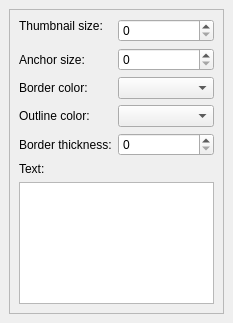
<?xml version="1.0" encoding="UTF-8"?>
<ui version="4.0">
 <class>BlendDock</class>
 <widget class="QDockWidget" name="BlendDock">
  <property name="geometry">
   <rect>
    <x>0</x>
    <y>0</y>
    <width>233</width>
    <height>323</height>
   </rect>
  </property>
  <property name="windowTitle">
   <string>Thumbnail Editor</string>
  </property>
  <widget class="QWidget" name="dockWidgetContents">
   <layout class="QHBoxLayout" name="horizontalLayout">
    <item>
     <widget class="QFrame" name="frame">
      <property name="sizePolicy">
       <sizepolicy hsizetype="Maximum" vsizetype="Preferred">
        <horstretch>0</horstretch>
        <verstretch>0</verstretch>
       </sizepolicy>
      </property>
      <property name="maximumSize">
       <size>
        <width>300</width>
        <height>16777215</height>
       </size>
      </property>
      <property name="frameShape">
       <enum>QFrame::StyledPanel</enum>
      </property>
      <property name="frameShadow">
       <enum>QFrame::Raised</enum>
      </property>
      <layout class="QFormLayout" name="formLayout">
       <property name="fieldGrowthPolicy">
        <enum>QFormLayout::AllNonFixedFieldsGrow</enum>
       </property>
       <item row="0" column="0">
        <widget class="QLabel" name="label_2">
         <property name="sizePolicy">
          <sizepolicy hsizetype="Preferred" vsizetype="Fixed">
           <horstretch>0</horstretch>
           <verstretch>0</verstretch>
          </sizepolicy>
         </property>
         <property name="text">
          <string>Thumbnail size:</string>
         </property>
         <property name="buddy">
          <cstring>thumbSize</cstring>
         </property>
        </widget>
       </item>
       <item row="0" column="1">
        <widget class="QSpinBox" name="thumbSize"/>
       </item>
       <item row="1" column="0">
        <widget class="QLabel" name="label_3">
         <property name="text">
          <string>Anchor size:</string>
         </property>
         <property name="buddy">
          <cstring>anchorSize</cstring>
         </property>
        </widget>
       </item>
       <item row="1" column="1">
        <widget class="QSpinBox" name="anchorSize"/>
       </item>
       <item row="2" column="0">
        <widget class="QLabel" name="label_4">
         <property name="text">
          <string>Border color:</string>
         </property>
         <property name="buddy">
          <cstring>color1</cstring>
         </property>
        </widget>
       </item>
       <item row="2" column="1">
        <widget class="ColorEditor" name="color1"/>
       </item>
       <item row="3" column="0">
        <widget class="QLabel" name="label_5">
         <property name="text">
          <string>Outline color:</string>
         </property>
         <property name="buddy">
          <cstring>color2</cstring>
         </property>
        </widget>
       </item>
       <item row="3" column="1">
        <widget class="ColorEditor" name="color2"/>
       </item>
       <item row="4" column="0">
        <widget class="QLabel" name="label_6">
         <property name="text">
          <string>Border thickness:</string>
         </property>
         <property name="buddy">
          <cstring>lineweight</cstring>
         </property>
        </widget>
       </item>
       <item row="4" column="1">
        <widget class="QSpinBox" name="lineweight"/>
       </item>
       <item row="5" column="0">
        <widget class="QLabel" name="label_7">
         <property name="text">
          <string>Text:</string>
         </property>
        </widget>
       </item>
       <item row="6" column="0" colspan="2">
        <widget class="QPlainTextEdit" name="text">
         <property name="sizePolicy">
          <sizepolicy hsizetype="Preferred" vsizetype="Preferred">
           <horstretch>0</horstretch>
           <verstretch>0</verstretch>
          </sizepolicy>
         </property>
         <property name="maximumSize">
          <size>
           <width>300</width>
           <height>16777215</height>
          </size>
         </property>
        </widget>
       </item>
      </layout>
     </widget>
    </item>
   </layout>
  </widget>
 </widget>
 <customwidgets>
  <customwidget>
   <class>ColorEditor</class>
   <extends>QComboBox</extends>
   <header>coloreditor.h</header>
  </customwidget>
 </customwidgets>
 <resources/>
 <connections/>
</ui>
